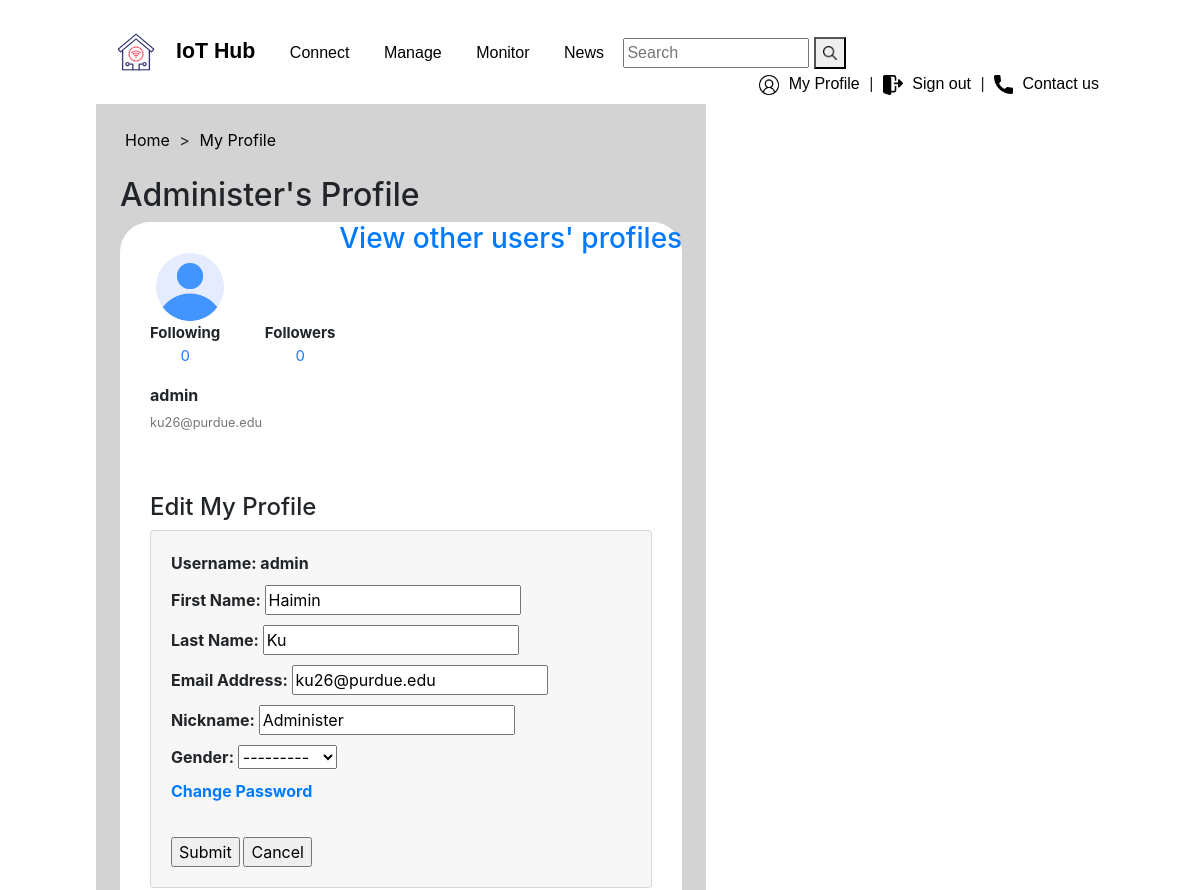
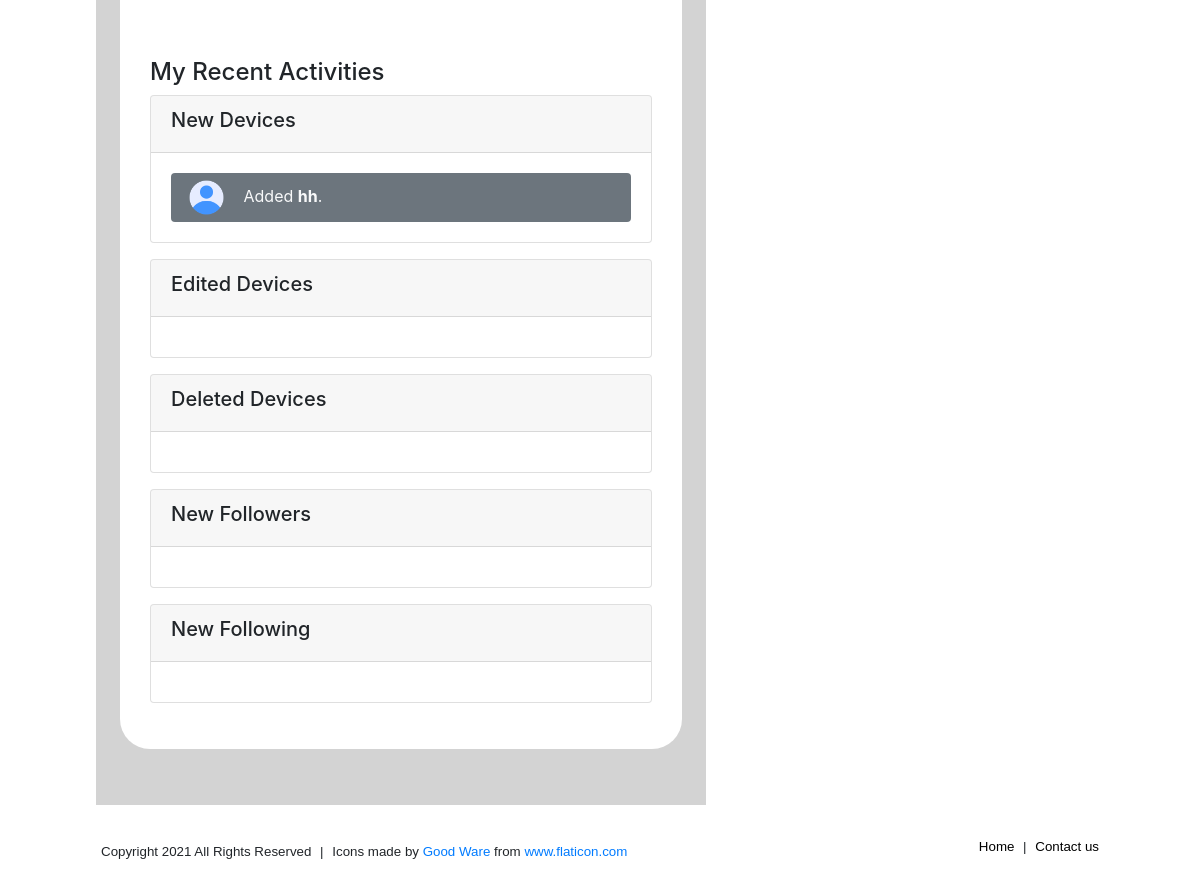
Page /CNIT581-048-project3/myprofile/ (signed in) on the earlier database version (2 pictures, top to bottom).
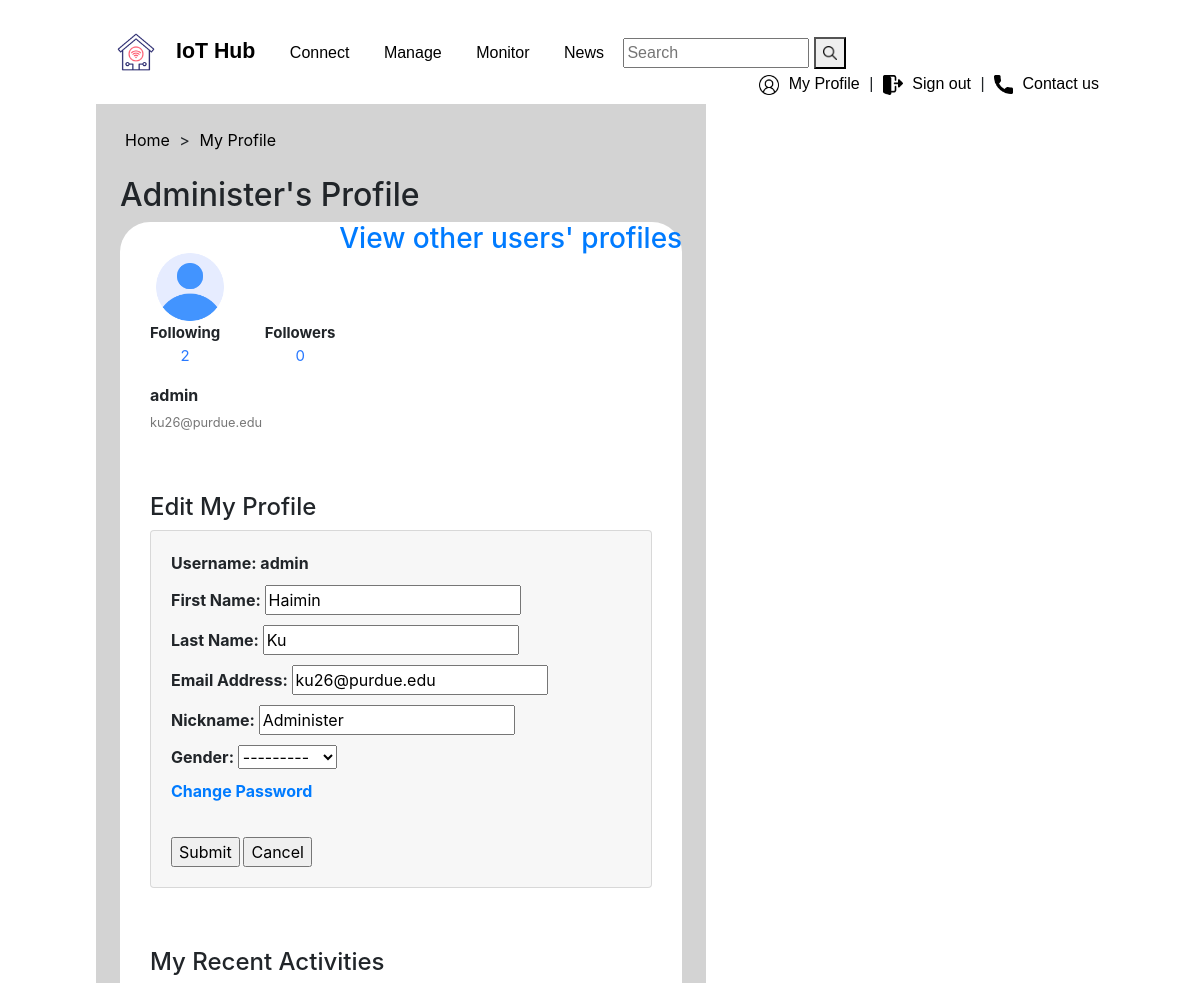
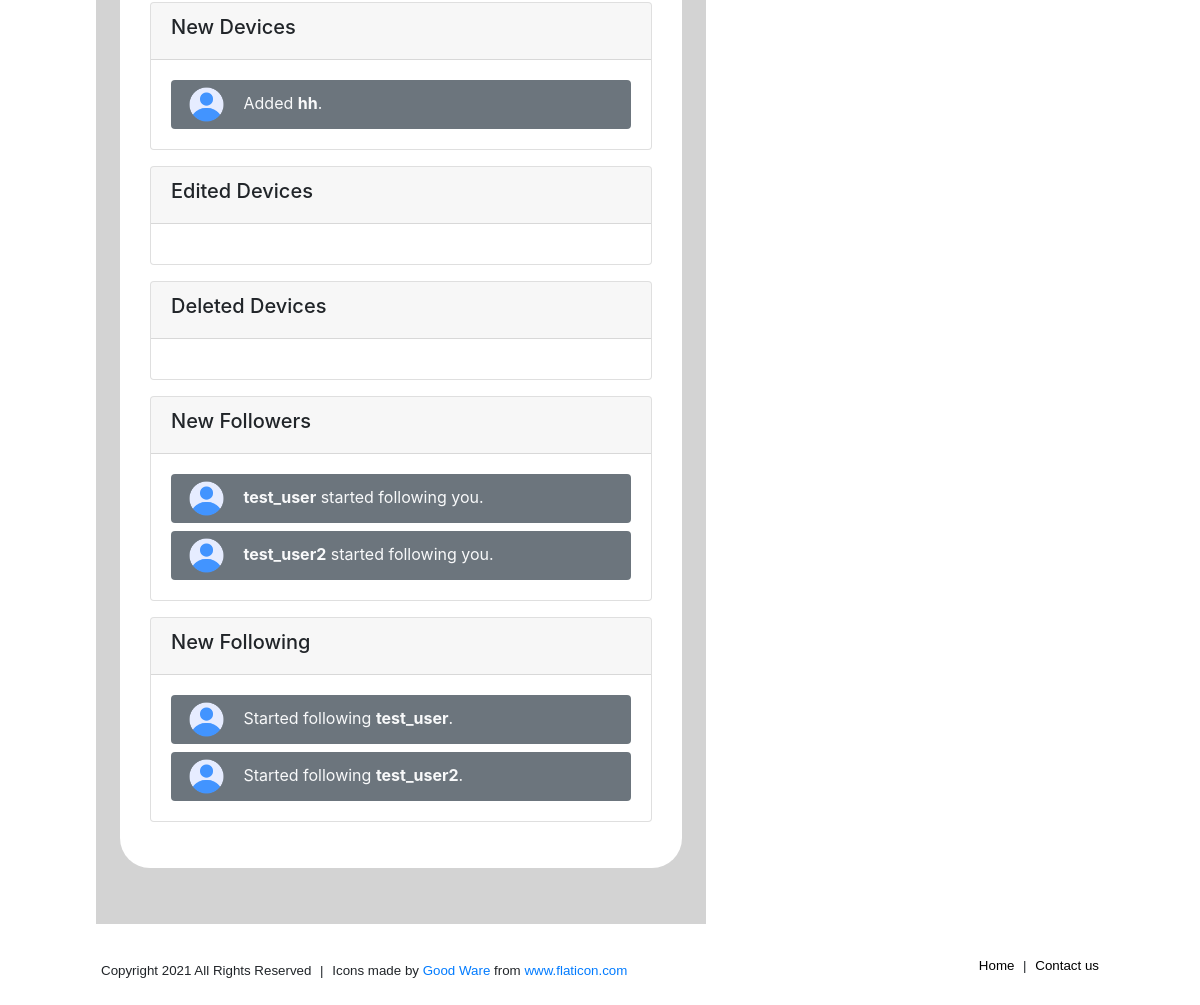
Same page on the later database version (2 pictures, top to bottom).
### hubapp/models.py (models this page shows, shortened)
class CustomUser(AbstractUser):
    nickname = models.CharField(max_length=100)
    gender_type_choices = (
        ('Male', 'Male'),
        ('Female', 'Female'),
        ('Not to say', 'Not to say')
    )
    gender = models.CharField(max_length=10, choices=gender_type_choices)
    followers = models.ManyToManyField(
        settings.AUTH_USER_MODEL,
        related_name='following',
        blank=True
    )

class Devices(models.Model):
    device_name = models.CharField(max_length=20, default="")
    type_choices = (
        ('sensor', 'sensor'),
        ('actuator', 'actuator'),
    )
    device_type = models.CharField(max_length=10, choices=type_choices)
    device_model = models.CharField(max_length=30, default="")
    last_updated = models.DateTimeField(auto_now=True)
    registered = models.DateTimeField(auto_now_add=True)
    user = models.ForeignKey(settings.AUTH_USER_MODEL, related_name='devices',  on_delete=models.CASCADE, default="")

class Activity(models.Model):
    activity_type_choices = (
        ('Follower', 'Follower'),
        ('Following', 'Following'),
        ('Add', 'Add'),
        ('Edit', 'Edit'),
        ('Delete', 'Delete')
    )
    creator = models.ForeignKey(settings.AUTH_USER_MODEL, on_delete=models.PROTECT, related_name='creator')
    to = models.ForeignKey(settings.AUTH_USER_MODEL, on_delete=models.PROTECT, related_name='to')
    activity_type = models.CharField(max_length=20, choices=activity_type_choices)
    date = models.DateTimeField(auto_now_add=True)

### hubapp/views.py (the view)
# urls.py: path('myprofile/', views.myprofile, name='myprofile'),
def myprofile(request):
    follower_list = Activity.objects.filter(Q(to=request.user) & Q(activity_type='Follower')).order_by('-date')[:3]
    following_list = Activity.objects.filter(Q(creator=request.user) & Q(activity_type='Following')).order_by('-date')[:3]
    new_devices = Devices.objects.filter(user=request.user).order_by('-registered')[:3]
    registered_devices = Devices.objects.filter(last_updated__gt=F('registered'))
    edited_devices = registered_devices.filter(user=request.user).order_by('-last_updated')[:3]
    deleted = Activity.objects.filter(Q(to=request.user) & Q(activity_type='Delete')).order_by('-date')[:3]
    if request.method == 'POST':
        form = CustomUserChangeForm(request.POST, instance=request.user)
        if form.is_valid():
            form.save()
        return render(request, 'hubapp/myprofile.html', {'form': form, 'follower_list': follower_list,
                                                         'following_list': following_list, 'new_devices':new_devices,
                                                         'edited_devices': edited_devices, 'deleted': deleted})
    else:
        form = CustomUserChangeForm(instance=request.user)
        return render(request, 'hubapp/myprofile.html', {'form': form, 'follower_list': follower_list,
                                                         'following_list': following_list, 'new_devices':new_devices,
                                                         'edited_devices': edited_devices})

### hubapp/forms.py
class CustomUserChangeForm(UserChangeForm):
    class Meta:
        model = get_user_model()
        fields = ['first_name', 'last_name', 'email', 'nickname', 'gender']

### hubapp/templates/hubapp/myprofile.html (shortened to what this page needs)
{% extends "hubapp/base.html" %}
{% block header %}
    <a href="{% url 'index' %}">Home</a> >
    <a href="{% url 'myprofile' %}">My Profile</a>
{% endblock header %}
{% block title %}
<div>
    <h2 style="display: inline-block">
        {{ request.user.nickname }}'s  Profile
    </h2>
    <h3 style="float:right; vertical-align:middle">
        <a href="{% url 'profiles' %}">View other users' profiles</a>
    </h3>
</div>
{% endblock title %}
{% block content %}
    <div>
        {% load static %}
        <div class="profile-container">
            <img src="{% static 'hubapp/img/user2.png' %}" alt="..." class="top-profile-img">
            <div class="top-profile">
                <span style="font-weight:bold;">Following</span>
                <p style="text-align: center;"><a href="{% url 'followinglist' request.user.id %}">{{ request.user.following.all|length }}</a></p>
            </div>
            <div class="top-profile">
                <span style="font-weight:bold;">Followers</span>
                <p style="text-align: center;"><a href="{% url 'followerlist' request.user.id %}">{{ request.user.followers.all|length }}</a></p>
            </div>
            <div>
                <div>
                    <p style="font-weight: bold; margin-bottom:2px">{{ user.username }}</p>
                    <small style="color: #777777;">{{ user.email }}</small>
                </div>
            </div>
        </div>
        <div id="my-edit-form-container">
            <h4>Edit My Profile</h4>
            <form id="my-edit-form" method="POST">
                <div>Username: {{request.user.username}}</div>
                <div>First Name: {{form.first_name}}</div>
                <div>Last Name: {{form.last_name}}</div>
                <div>Email Address: {{form.email}}</div>
                <div>Nickname: {{form.nickname}}</div>
                <div>Gender: {{form.gender}}</div>
                <div><a href="{% url 'password' %}">Change Password</a></div>
                <br>
                <input type="submit" value="Submit">
                <input type="reset" value="Cancel">
            </form>
        </div>
        <div class="activity-container">
            <h4>My Recent Activities</h4>
                <div>
                    {% load static %}
                    <div class="card mb-3 box">
                        <div class="card-header">
                            <h5>New Devices</h5>
                        </div>
                        <div class="card-body">
                            {% for device in new_devices %}
                                <div class="btn btn-block bg-secondary text-light text-left">
                                    <img src="{% static 'hubapp/img/user2.png' %}" alt="..." class="profile-img">
                                    Added <span style="font-weight: bold;">{{ device.device_name }}</span>.
                                </div>
                            {% endfor %}
                        </div>
                    </div>
                   <div class="card mb-3 box">
                        <div class="card-header">
                            <h5>Edited Devices</h5>
                        </div>
                       <div class="card-body">
                        </div>
                    </div>
                    <div class="card mb-3 box">
                        <div class="card-header">
                            <h5>Deleted Devices</h5>
                        </div>
                       <div class="card-body">
                        </div>
                    </div>
                    <div class="card mb-3 box">
                        <div class="card-header">
                            <h5>New Followers</h5>
                        </div>
                        <div class="card-body">
                            {% for follower in follower_list %}
                                <div class="btn btn-block bg-secondary text-light text-left">
                                    <img src="{% static 'hubapp/img/user2.png' %}" alt="..." class="profile-img">
                                    <span style="font-weight: bold;">{{ follower.creator }}</span> started following you.
                                </div>
                            {% endfor %}
                        </div>
                    </div>
                    <div class="card mb-3 box">
                        <div class="card-header">
                            <h5>New Following</h5>
                        </div>
                        <div class="card-body">
                            {% for following in following_list %}
                                <div class="btn btn-block bg-secondary text-light text-left">
                                    <img src="{% static 'hubapp/img/user2.png' %}" alt="..." class="profile-img">
                                    Started following <span style="font-weight: bold;">{{ following.to }}</span>.
                                </div>
                            {% endfor %}
                        </div>
                    </div>
                </div>
        </div>
    </div>
{% endblock content %}

### hubapp/templates/hubapp/base.html (shortened to what this page needs)
<!DOCTYPE html>
<html lang="en">
<head>
    {% load static %}
    <link rel="stylesheet" type="text/css" href="{% static 'hubapp/style.css' %}">
    <link rel="stylesheet" href="https://stackpath.bootstrapcdn.com/bootstrap/4.1.1/css/bootstrap.min.css">
</head>
<body>
    <div id="header">
        <div id="nav-left">
            <a href="{% url 'index' %}" class="selected"><img src="{% static 'hubapp/img/smarthome.png' %}" alt="this should be a picture..." style="width: 40px; height: auto; vertical-align:middle; margin-right:20px;">IoT Hub</a>
            <a href="{% url 'add' %}" class="tab">Connect</a>
            <a href="{% url 'list' %}" class="tab">Manage</a>
            <a href="{% url 'monitor' %}" class="tab">Monitor</a>
            <a href="{% url 'news' %}" class="tab">News</a>
        </div>
        <div id="nav-search">
            <form class="search-form" action="{% url 'search' %}" method="GET">
                <input id="search" type="text" placeholder="Search" name="q">
                <button type="submit" id="search-button"><img src="{% static 'hubapp/img/search.png' %}" alt="Submit" style="width: 14px; height: auto; vertical-align:middle;"></button>
            </form>
        </div>
        <div id="nav-right">
            {% if user.is_authenticated  %}
                <img src="{% static 'hubapp/img/user.png' %}" alt="this should be a picture..." style="width: 20px; height: auto; vertical-align:middle;">
                 <a href="{% url 'myprofile' %}">My Profile</a> |
                <img src="{% static 'hubapp/img/logout.png' %}" alt="this should be a picture..." style="width: 20px; height: auto; vertical-align:middle;">
                <a href="{% url 'signout' %}">Sign out</a> |
            {% else %}
                <img src="{% static 'hubapp/img/login.png' %}" alt="this should be a picture..." style="width: 20px; height: auto; vertical-align:middle;">
                <a href="{% url 'signin' %}">Sign in</a> |
            {% endif %}
          <img src="{% static 'hubapp/img/call.png' %}" alt="this should be a picture..." style="width: 19px; height: auto; vertical-align:middle;">
          <a href="{% url 'contactus' %}">Contact us</a>
        </div>
      </div>
      <div id="content">
        <div class="top-row">
          <div id="title-container">
            {% block header %}
              {% endblock header %}
          </div>
          <div id="main-container">
              <div>
                {% block title %}
                {% endblock title %}
              </div>
              <div>
                {% block content %}
                {% endblock content %}
              </div>
          </div>
        </div>
      </div>
      <div id="footer">
        <div id="footer-menu">
          <a href="{% url 'index' %}" class="selected">Home</a> |
          <a href="{% url 'contactus' %}">Contact us</a>
        </div>
        <span>Copyright 2021 All Rights Reserved</span> |
        <span>Icons made by <a href="" title="Good Ware">Good Ware</a> from <a href="https://www.flaticon.com/" title="Flaticon">www.flaticon.com</a></span>
      </div>
</body>
</html>

### hubapp/static/hubapp/style.css (style rules this page uses)
* { box-sizing: border-box; }
body { padding: 2vh 4vw 2vh 4vw; }
#header { padding: 2vh 4vw 2vh 4vw; font-family: Helvetica, sans-serif; }
#header > div { display: inline-block; }
#nav-left { min-width: 45%; }
#nav-left > a { padding: 10px; text-decoration: none; color: black; margin: 5px; }
#nav-left > a.selected { font-size: 16pt; font-weight: bold; }
#nav-right { float: right; min-width: 10%; }
#nav-right > a { text-decoration: none; margin-right: 5px; color: black; }
img { margin-left: 5px; margin-right: 5px; }
#search { min-width: 10%; }
#content { padding: 2vh 4vw 2vh 4vw; clear: left; overflow: auto; }
.top-row { background-color: lightgray; }
#title-container { padding: 3vh 2vw 1vh 2vw; }
#title-container > a { margin: 5px; color: black; }
#main-container { padding: 2vh 2vw 7vh 2vw; }
button { cursor:pointer; padding: 10px; }
h3 { olor: #777777;c }
p > a { color: #2979ff; }
#search-button { padding:2px; }
.box { transition-property: box-shadow, transform; transition-duration: 1s; }
.profile-container { padding: 30px; background-color: white; border-top-left-radius: 30px; border-top-right-radius: 30px; }
#my-edit-form-container { padding: 30px; background-color: white; }
#my-edit-form { padding: 20px; font-weight: bold; background-color: rgba(0,0,0,.03); background-clip: border-box; border: 1px solid rgba(0,0,0,.125); border-radius: 0.25rem; }
#my-edit-form > div { margin-bottom: 10px; }
.activity-container { padding: 30px; background-color: white; border-bottom-left-radius: 30px; border-bottom-right-radius: 30px; }
.profile-img { width: 35px; margin-right: 15px; }
.top-profile-img { width: 70px; height: auto; margin-right: 10vh; vertical-align:middle; display:inline-block; }
.top-profile { display:inline-block; margin-right: 5vh; vertical-align:top; font-size: 15px; }
#footer { padding: 2vh 4vw 2vh 4vw; font-family: Helvetica, sans-serif; font-size: 10pt; }
#footer > span { display: inline-block; margin: 5px; }
#footer-menu { float: right; }
#footer-menu > a { margin: 5px; text-decoration: none; color: black; }

Differences in the rows shown:
changed CustomUser "Administer": user.following.all|length "0" → "2"
added Activity: creator "test_user", shown under "New Followers"
added Activity: creator "test_user2", shown under "New Followers"
added Activity: to "test_user", shown under "New Following"
added Activity: to "test_user2", shown under "New Following"
